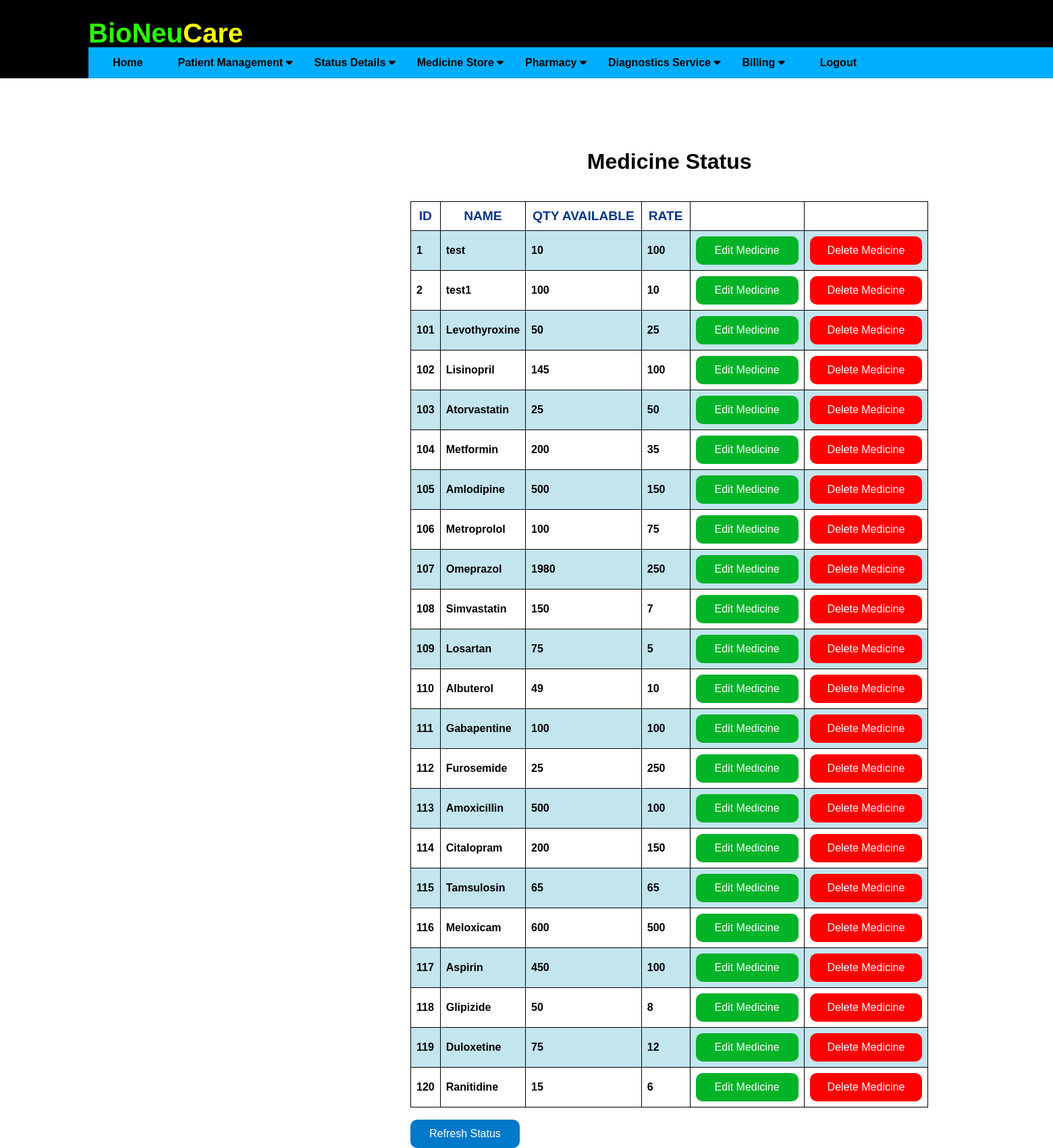
/medicinestatus (signed in), run on the app's committed database.
### application/routes.py (models this page shows)
class MedicineMaster(db.Model):
    __tablename__ = 'medicinemaster'
    mid = Column(Integer, ForeignKey('medicines.mid'), primary_key=True)
    mname = Column(db.String(20))
    qavailable = Column(db.Integer)
    rate = Column(db.Integer)

### application/routes.py (the view)
@app.route('/medicinestatus')
def medicinestatus():
    if 'username' in session:
        usern = session['username']
        print(usern)
        updatep = MedicineMaster.query.all()
        print(updatep)
        if not updatep:
            flash('No Medicines exists in database')
            return redirect( url_for('addMedicine') )
        else:
            print("inside else")
            return render_template('medicinestatus.html', updatep = updatep)
    else:
        flash('You have been logged out. Please login again')
        return redirect( url_for('login') )
    return render_template('medicinestatus.html')

### application/templates/medicinestatus.html (shortened to what this page needs)
{% extends "layout.html" %}
{% block content %}
<div class="stat">
    <h1>Medicine Status</h1><br>
    <table border="1" align="center">
        <tr>
            <th>ID</th>
            <th>NAME</th>
            <th>QTY AVAILABLE</th>
            <th>RATE</th>
            <th></th>
            <th></th>
        </tr>
        {% for update in updatep %}
        <tr>
            <td> {{ update.mid }} </td>
            <td> {{ update.mname }} </td>
            <td> {{ update.qavailable }} </td>
            <td> {{ update.rate }} </td>
            <td> <button type="button" class="ubutton" onclick="window.location='editmedicinedetail/{{ update.mid }}'"> Edit Medicine </button> </td>
            <td> <button type="button" class="dbutton" onclick="window.location='deletemedicinedetail/{{ update.mid }}'"> Delete Medicine </button> </td>
        </tr>
        {% else %}
        <h3>No Medicines!</h3>
        {% endfor %}
    </table>
    <br>
    <form action="{{ url_for('medicinestatus') }}">
    <button type="submit" class="ibutton" value="Refresh the list">Refresh Status</button>
    </form>
</div>
{% endblock %}

### application/static/css/main.css (style rules this page uses)
html { overflow-y: scroll; overflow-x: hidden; }
body { font-family: Arial, Helvetica, sans-serif; height: 100%; display: flex; flex-direction: column; }
table, th, td { border: 1px solid black; border-collapse: collapse; }
.stat { position: absolute; top: 200px; padding-left: 600px; }
.stat h1 { text-align: center; }

### application/templates/layout.html (style rules this page uses)
table { font-family: arial, sans-serif; border-collapse: collapse; width: 100%; }
td { border: 1px solid #dddddd; text-align: left; font-weight: bold; padding: 8px; }
th { border: 1px solid #dddddd; width: auto; color: #06368a; text-align: center; font-size: larger; font-weight: bolder; padding: 10px; }
tr:nth-child(even) { background-color: #c3e5ee; }
.ubutton { background-color: #00b327;; border: 2px; border-radius: 10px; color: white; padding: 12px 28px; text-align: center; text-decoration: none; display: inline-block; font-size: 16px; }
.dbutton { background-color: #ff0000;; border: 2px; border-radius: 10px; color: white; padding: 12px 26px; text-align: center; text-decoration: none; display: inline-block; font-size: 16px; }
.ibutton { background-color: #0079ca;; border: 2px; border-radius: 10px; color: white; padding: 12px 28px; text-align: center; text-decoration: none; display: inline-block; font-size: 16px; }

### data on the page
MedicineMaster: mid "1", mname "test", qavailable "10", rate "100"
MedicineMaster: mid "2", mname "test1", qavailable "100", rate "10"
MedicineMaster: mid "101", mname "Levothyroxine", qavailable "50", rate "25"
MedicineMaster: mid "102", mname "Lisinopril", qavailable "145", rate "100"
MedicineMaster: mid "103", mname "Atorvastatin", qavailable "25", rate "50"
MedicineMaster: mid "104", mname "Metformin", qavailable "200", rate "35"
MedicineMaster: mid "105", mname "Amlodipine", qavailable "500", rate "150"
MedicineMaster: mid "106", mname "Metroprolol", qavailable "100", rate "75"
MedicineMaster: mid "107", mname "Omeprazol", qavailable "1980", rate "250"
MedicineMaster: mid "108", mname "Simvastatin", qavailable "150", rate "7"
MedicineMaster: mid "109", mname "Losartan", qavailable "75", rate "5"
MedicineMaster: mid "110", mname "Albuterol", qavailable "49", rate "10"
MedicineMaster: mid "111", mname "Gabapentine", qavailable "100", rate "100"
MedicineMaster: mid "112", mname "Furosemide", qavailable "25", rate "250"
MedicineMaster: mid "113", mname "Amoxicillin", qavailable "500", rate "100"
MedicineMaster: mid "114", mname "Citalopram", qavailable "200", rate "150"
MedicineMaster: mid "115", mname "Tamsulosin", qavailable "65", rate "65"
MedicineMaster: mid "116", mname "Meloxicam", qavailable "600", rate "500"
MedicineMaster: mid "117", mname "Aspirin", qavailable "450", rate "100"
MedicineMaster: mid "118", mname "Glipizide", qavailable "50", rate "8"
MedicineMaster: mid "119", mname "Duloxetine", qavailable "75", rate "12"
MedicineMaster: mid "120", mname "Ranitidine", qavailable "15", rate "6"
